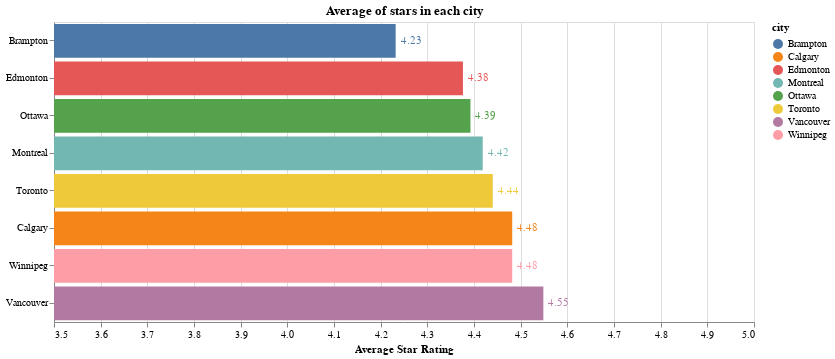

The notebook cell this image was saved under:
### Markdown cell above
## AVERAGE STAR IN EACH CITY

### Code cell
chart =alt.Chart(df).mark_bar().encode(
    y=alt.Y("city:N", sort="x", title=None),
    x=alt.X(
        "mean(star):Q",
        scale = alt.Scale(domain=[3.5, 5]),
        title="Average Star Rating"
    ),
    color="city:N",
    tooltip=["city", "mean(star)"]
).properties(
    width=700,
    height=300,
    title="Average of stars in each city"
)

text= chart.mark_text(
    align="left",
    dx=5
).encode(
    text=alt.Text("mean(star):Q", format=".2f")
)

chart + text

### Figure 1 — Vega-Lite specification as saved in the notebook (floating-point values rounded to 4 significant figures; data arrays with more than 128 entries replaced by an {"elided": "..."} marker saying what was removed)
{"config": {"view": {"continuousWidth": 300, "continuousHeight": 300}}, "layer": [{"mark": {"type": "bar"}, "encoding": {"color": {"field": "city", "type": "nominal"}, "tooltip": [{"field": "city", "type": "nominal"}, {"aggregate": "mean", "field": "star", "type": "quantitative"}], "x": {"aggregate": "mean", "field": "star", "scale": {"domain": [3.5, 5]}, "title": "Average Star Rating", "type": "quantitative"}, "y": {"field": "city", "sort": "x", "title": null, "type": "nominal"}}, "title": "Average of stars in each city"}, {"mark": {"type": "text", "align": "left", "dx": 5}, "encoding": {"color": {"field": "city", "type": "nominal"}, "text": {"aggregate": "mean", "field": "star", "format": ".2f", "type": "quantitative"}, "tooltip": [{"field": "city", "type": "nominal"}, {"aggregate": "mean", "field": "star", "type": "quantitative"}], "x": {"aggregate": "mean", "field": "star", "scale": {"domain": [3.5, 5]}, "title": "Average Star Rating", "type": "quantitative"}, "y": {"field": "city", "sort": "x", "title": null, "type": "nominal"}}, "title": "Average of stars in each city"}], "data": {"name": "data-44fa99d0e7b8385d22ec2d6b35a724eb"}, "height": 300, "width": 700, "$schema": "https://vega.github.io/schema/vega-lite/v6.1.0.json", "datasets": {"data-44fa99d0e7b8385d22ec2d6b35a724eb": {"elided": "3290 records"}}}
